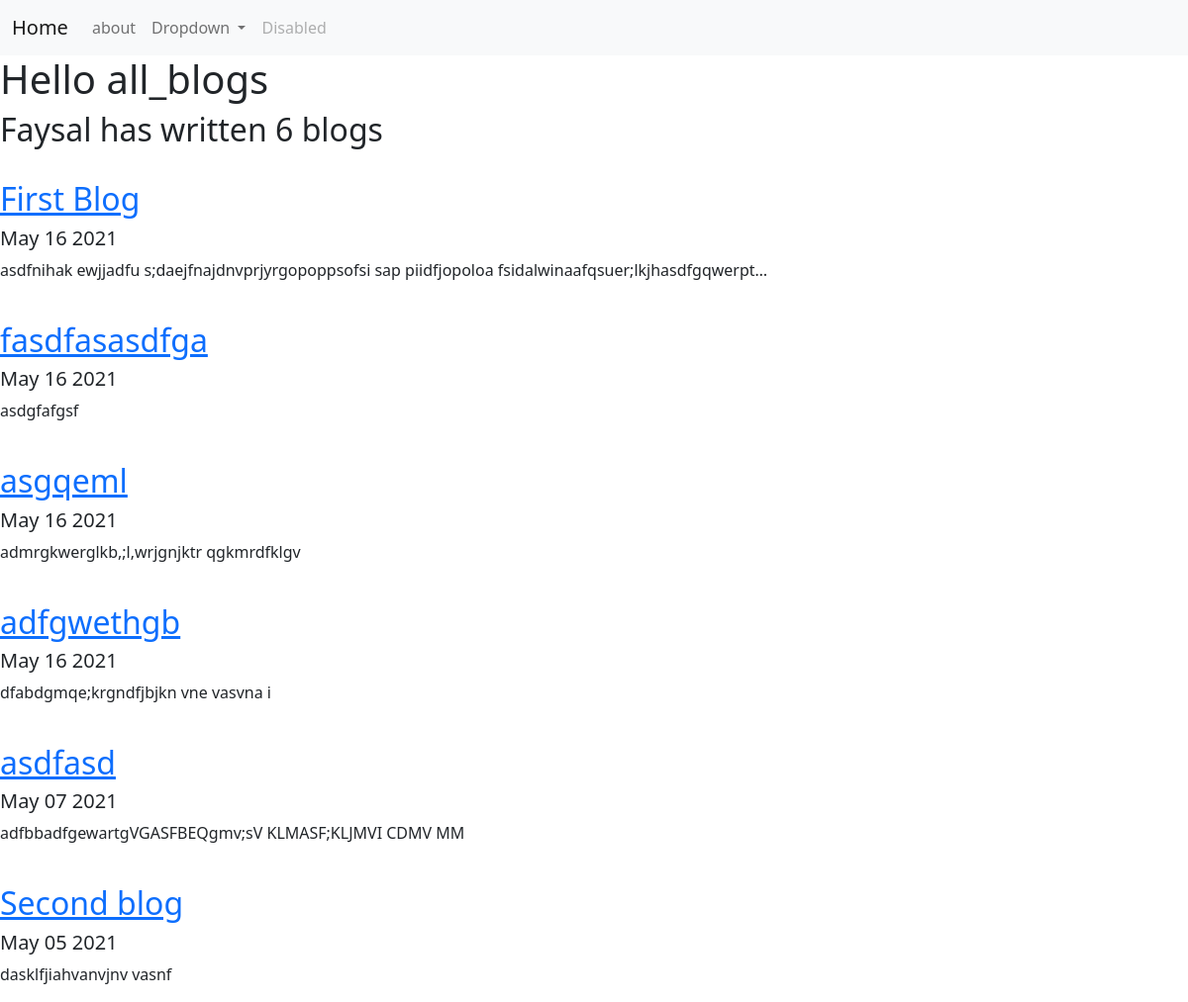
Screenshot of /blog/ with the database file from the repository.
### blog/models.py (models this page shows)
class Blog(models.Model):
        title = models.CharField(max_length=200)
        discription = models.TextField()
        date = models.DateField()

### blog/views.py (the view)
# urls.py: path('',views.all_blogs,name='all_blogs'),
def all_blogs(request):
    blogs = Blog.objects.order_by('-date')
    return render(request,'blog/all_blogs.html',{'blogs':blogs})

### blog/templates/blog/all_blogs.html
{% extends 'portfolio/base.html' %}
{% block content %}
<h1>Hello all_blogs</h1>
<h2>Faysal has written {{ blogs.count }} blog{{ blogs.count|pluralize }}</h2>
{% for blog in blogs %}
<br><a href="{% url 'blog:detail' blog.id %}"><h2>{{ blog.title }}</h2></a>
<h5>{{ blog.date|date:'M d Y' }}</h5>
<p>{{ blog.discription|striptags|truncatechars:100 }}</p>
{% endfor %}
{% endblock %}

### rows the page displays
Blog: title "First Blog", date "May 16 2021", discription "asdfnihak ewjjadfu s;daejfnajdnvprjyrgopoppsofsi sap piidfjopoloa fsidalwinaafqsuer;lkjhasdfgqwerpt…"
Blog: title "fasdfasasdfga", date "May 16 2021", discription "asdgfafgsf"
Blog: title "asgqeml", date "May 16 2021", discription "admrgkwerglkb,;l,wrjgnjktr qgkmrdfklgv"
Blog: title "adfgwethgb", date "May 16 2021", discription "dfabdgmqe;krgndfjbjkn vne vasvna i"
Blog: title "asdfasd", date "May 07 2021", discription "adfbbadfgewartgVGASFBEQgmv;sV KLMASF;KLJMVI CDMV MM"
Blog: title "Second blog", date "May 05 2021", discription "dasklfjiahvanvjnv vasnf"

### other values shown
{{ blogs.count }} "6"
